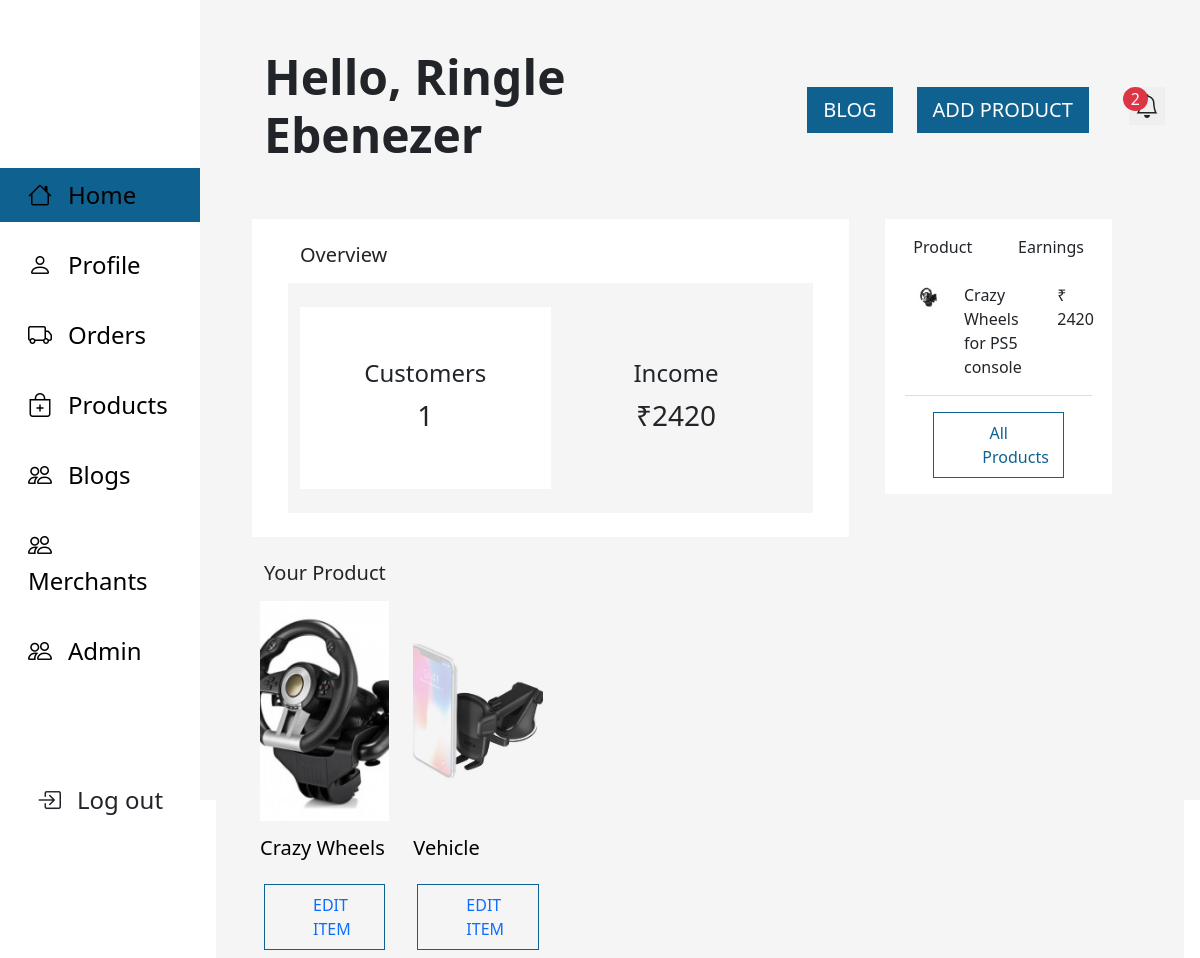
The app's page /admin/dashboard.php (signed in) with its own data.
### tables this page shows
CREATE TABLE `merchants` (
  `id` int(11) NOT NULL,
  `merchant_id` int(11) NOT NULL,
  `merchant_name` varchar(60) NOT NULL,
  `business_name` varchar(60) NOT NULL,
  `merchant_email` varchar(320) NOT NULL,
  `merchant_phone` bigint(13) NOT NULL,
  `merchant_pass` varchar(30) NOT NULL,
  `user_type` varchar(10) NOT NULL DEFAULT 'merchant',
  `merchant_status` tinyint(1) NOT NULL DEFAULT 0,
  `userid` int(100) NOT NULL,
  `date_created` timestamp NOT NULL DEFAULT current_timestamp(),
  `date_updated` timestamp NOT NULL DEFAULT current_timestamp()
);

CREATE TABLE `products` (
  `id` int(11) NOT NULL,
  `product_id` int(100) NOT NULL,
  `product_name` varchar(100) NOT NULL,
  `product_description` text NOT NULL,
  `product_price` decimal(10,2) NOT NULL,
  `discount_percent` decimal(2,2) NOT NULL,
  `product_quantity` int(100) NOT NULL,
  `category_name` varchar(100) NOT NULL,
  `brand_name` varchar(100) NOT NULL,
  `product_status` varchar(8) NOT NULL DEFAULT 'active',
  `merchant_id` int(100) NOT NULL,
  `main_image_name` varchar(100) NOT NULL,
  `is_featured` varchar(1) NOT NULL,
  `created_at` timestamp NOT NULL DEFAULT current_timestamp() ON UPDATE current_timestamp(),
  `updated_at` timestamp NOT NULL DEFAULT current_timestamp()
);

### admin/dashboard.php (the view, shortened to what the rows shown need)
<?php
$userId = $_SESSION['user'];
if (isset($_SESSION['user'])) {
    $userId = $_SESSION['user'];
} else {
    echo "<script>window.location.href='../index.php'</script>";
}
if (!empty($userId)) {
    require_once "../config.php";
    $sql = "SELECT * FROM merchants WHERE  merchant_id = ?";
    $stmt = $config->prepare($sql);
    $stmt->bind_param("s", $userId);
    $stmt->execute();
    $result = $stmt->get_result();
    if ($result->num_rows > 0) {
        $row = $result->fetch_assoc();
        $merchantName = $row['merchant_name'];
    } else {
        echo "<script>window.location.href='../index.php'</script>";
    }
}
?>
<!DOCTYPE html>
<html lang="en">
<head>
    <link rel="stylesheet" href="./dashboard.css">
    <link rel="stylesheet" href="../css/style.css" />
    <link rel="stylesheet" href="../node_modules/bootstrap-icons/font/bootstrap-icons.min.css" />
    <link rel="stylesheet" href="../node_modules/bootstrap/dist/css/bootstrap.min.css" />
    <link rel="stylesheet" href="../node_modules/bootstrap-icons/font/bootstrap-icons.min.css" />
</head>
<body>
    <section style="background-color: #F5F5F5;" class="container-fluid   vh-100 ">
        <div class="row h-100 ">
            <div class="col-10  px-3">
                <div class="row px-5 mt-5 d-flex align-items-center justify-content-between">
                    <div class="col-7">
                        <h3 class="display-5 fw-semibold">Hello,<?php echo " " . $merchantName;
                                                                ?></h3>
                    </div>
                </div>
                <div id="dashHome" style="background-color: #F5F5F5;" class="displayDash px-5 pb-2  h-auto  ">
                    <div class="row">
                        <div class="col-8">
                                        <?php
                                        include_once('../config.php');
                                        ?>
                            <section class="row mt-0">
                                <div class="col-12">
                                    <div class="row  ">
                                        <div class="row g-3 d-flex  w-100 gap-2 overflow-x-scroll">
                                            <?php
                                            $sql = "SELECT * FROM products WHERE merchant_id=$userId AND product_status='active';";
                                            $result = mysqli_query($config, $sql);
                                            while ($row = mysqli_fetch_array($result)) {
                                            ?>
                                                <form method="post" class=" col-3  mt-0">
                                                    <a href="./editproduct.php?id=<?php echo $row['product_id']; ?>" class="link-underline d-flex flex-column gap-1 justify-content-center link-underline-opacity-0 card-seller">
                                                        <div class="row">
                                                            <img height="220px" class=" object-fit-cover" src="../uploads/<?php echo $row['main_image_name'] ?>" alt="" />
                                                        </div>
                                                        <div class="row mt-2">
                                                            <p style="height: 35px; overflow: hidden;" class="fw-medium fs-5 text-black"><?php echo $row['product_name']; ?></p>
                                                        </div>
                                                    </a>
                                                    <div class="row px-3">
                                                        <a href='./editproduct.php?id=<?php echo $row['product_id']; ?>' style="border:1px solid #0f6290;" class=" link-underline link-underline-opacity-0 text-center px-5 w-100 py-2">
                                                            EDIT ITEM
                                                        </a>
                                                    </div>
                                                </form>
                                            <?php
                                            }
                                            ?>
                                        </div>
                                    </div>
                                </div>
                            </section>
                        </div>
                    </div>
                </div>
            </div>
    </section>
</body>
</html>

### records on screen
merchants: merchant_name "Ringle Ebenezer"
products: main_image_name (picture), product_name "Crazy Wheels…"
products: main_image_name (picture), product_name "Vehicle…"

### other values on screen
$totalcontact "2"
$usertotal "1"
$amount "2420"
$row['product_name'] "Crazy Wheels for PS5"
$row['category_name'] "console"
$row['total_amount'] "2420"
